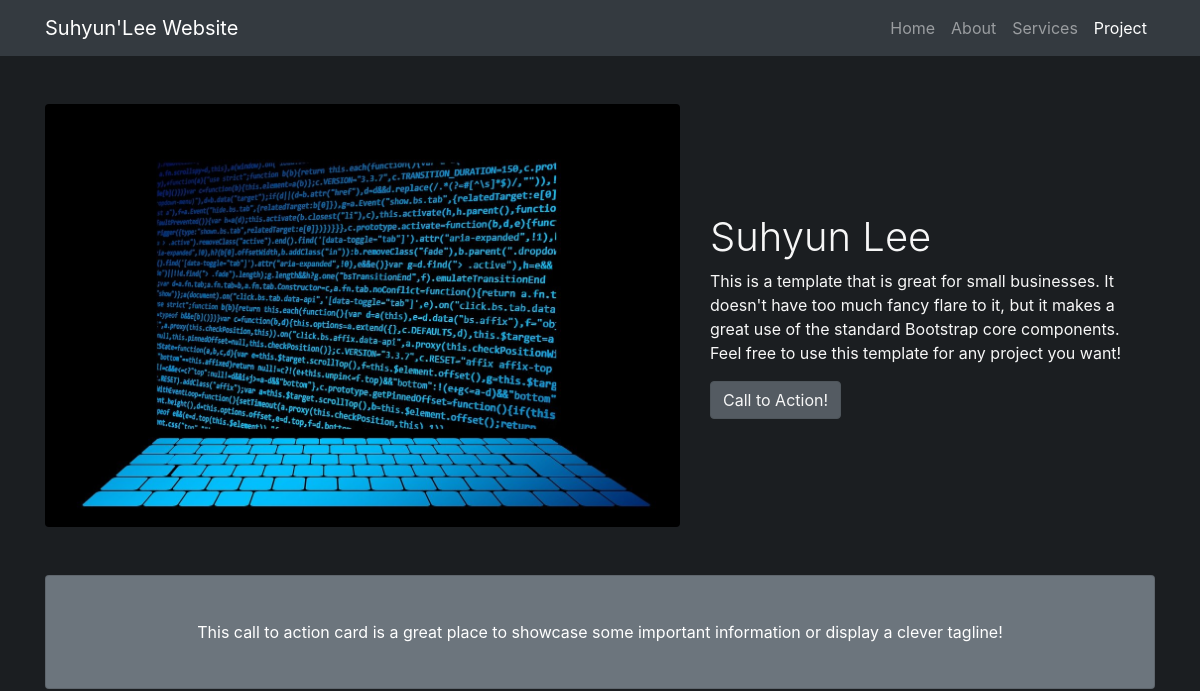
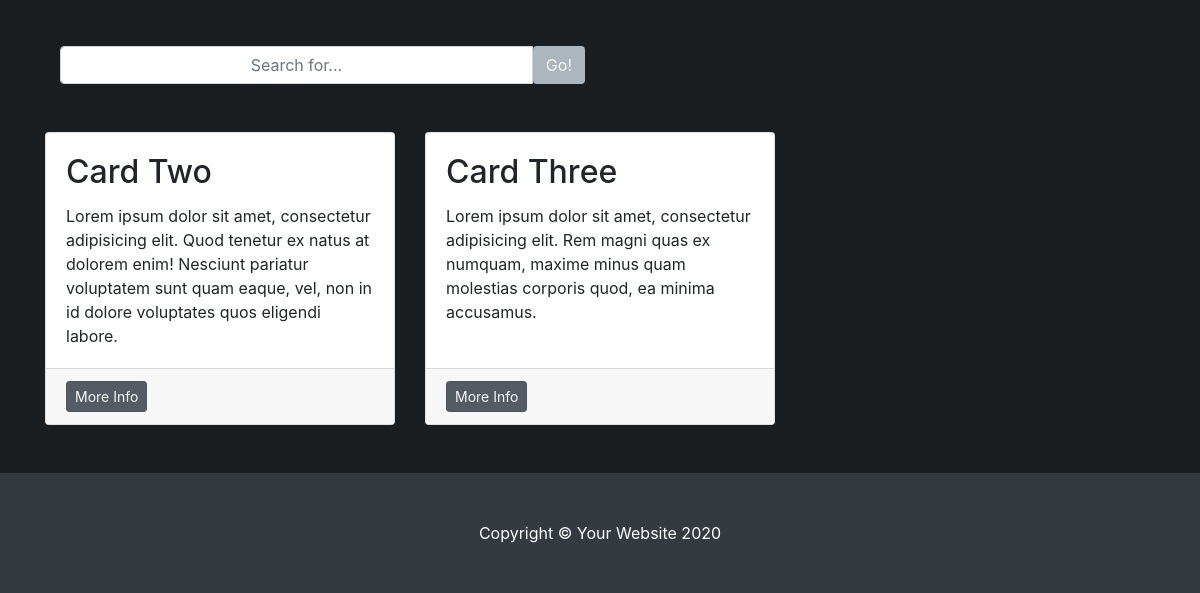
The app's page /posts/show/, older data (2 pictures, top to bottom).
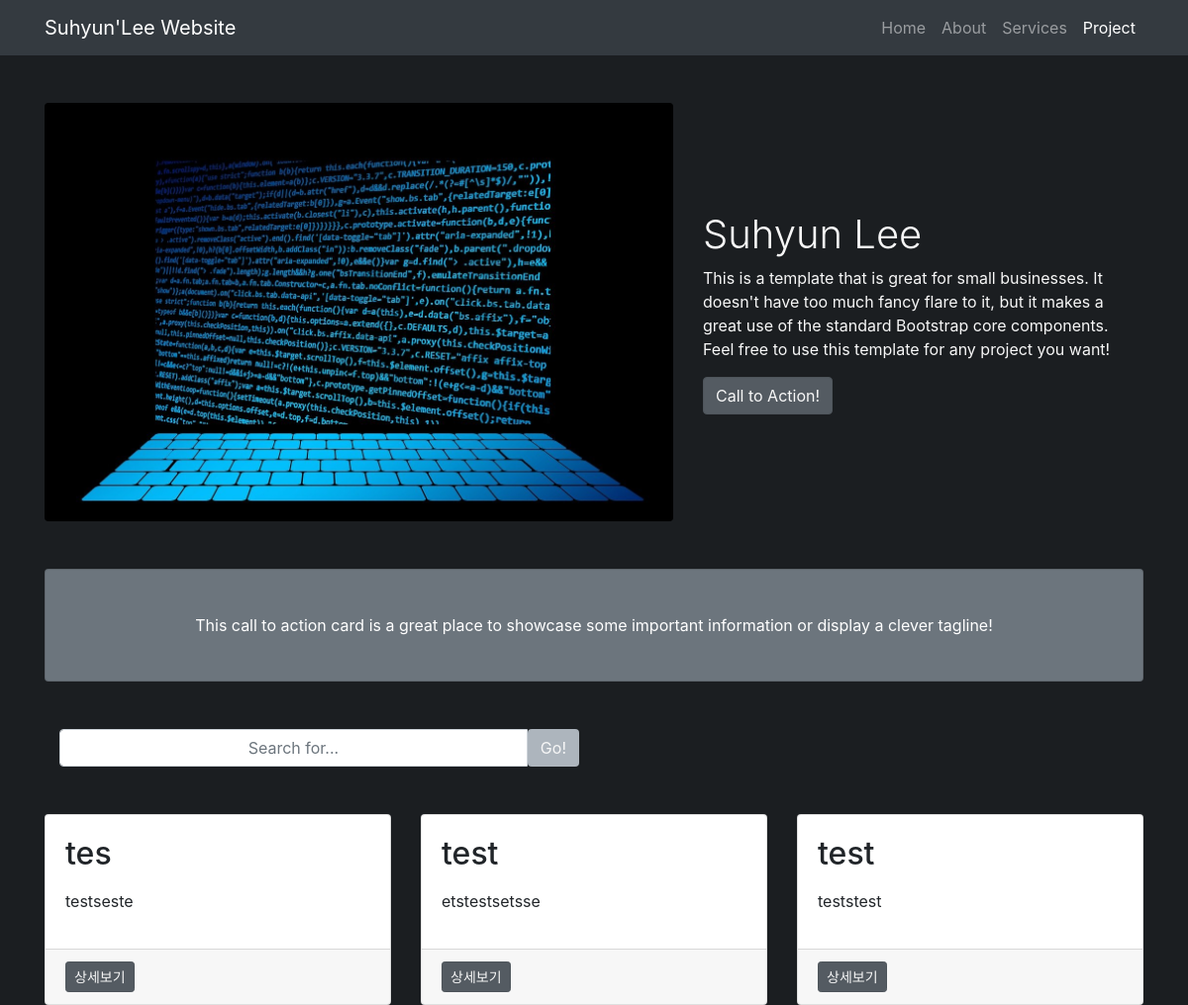
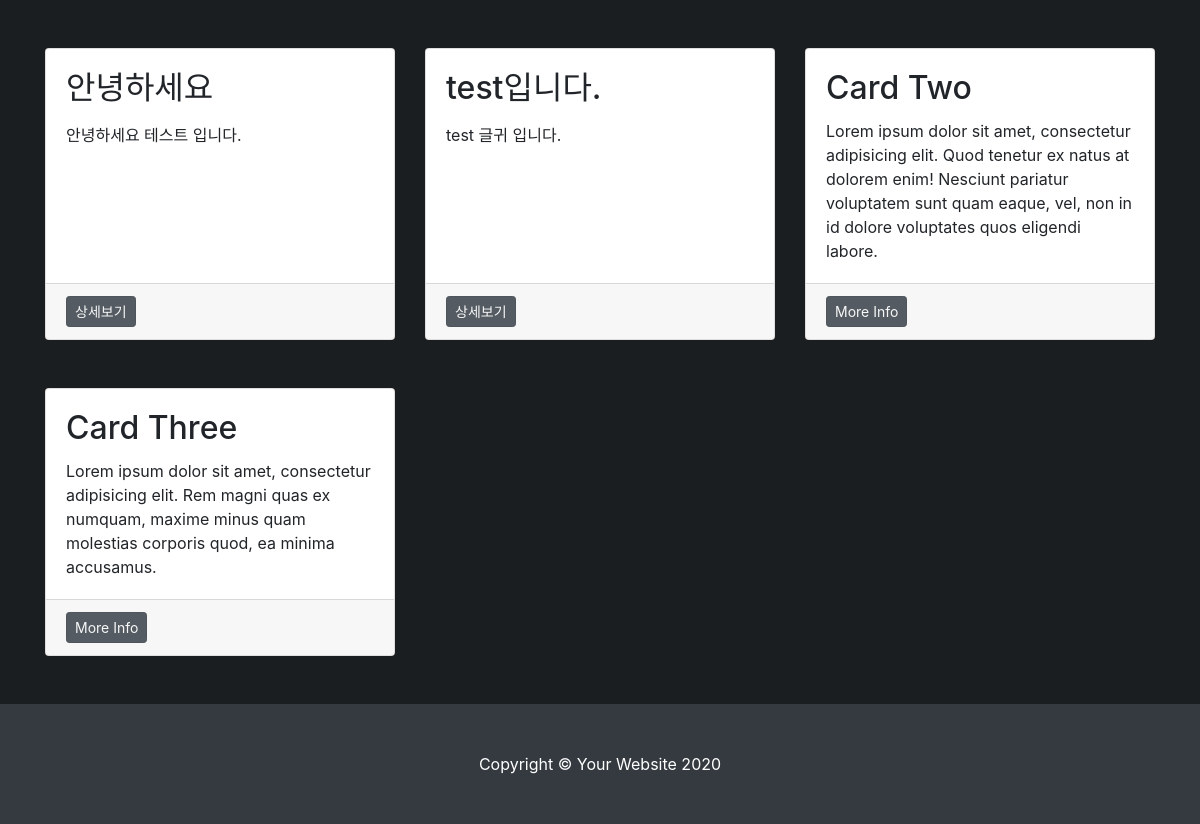
The same page, newer data (2 pictures, top to bottom).
### posts/models.py (models this page shows, shortened)
class Post(models.Model):
    class Meta:
        ordering = ['-created_at']
    POST_TYPE = [
        (0, "해킹"),
        (1, "개발"),
        (2, "보안"),
        (3, "책")
    ]
    title = models.CharField(max_length=200, verbose_name="제목")
    content = models.TextField(verbose_name="내용")
    image = models.ImageField(upload_to='img', blank=True, verbose_name="대표이미지", default="img/bg3.jpg")
    created_at = models.DateTimeField(auto_now_add=True, verbose_name="등록시간")
    updated_at = models.DateTimeField(auto_now=True, verbose_name="업데이트시간")
    _type = models.PositiveSmallIntegerField(choices=POST_TYPE, verbose_name="게시글타입")
    def get_absolute_url(self):
        return reverse('posts:detail', args=[self.pk])

### posts/views.py (the view)
# urls.py: path('show/', show, name="show"),
def show(request):
    posts = Post.objects.order_by('-updated_at')
    post_sorted3 = []
    post_sorted2 = []
    post_sorted0 = []
    for post in posts:
        if post._type == 3:
            post_sorted3.append(post)
        elif post._type == 2:
            post_sorted2.append(post)
        elif post._type == 0:
            post_sorted0.append(post)
    context = {
        'posts': posts,
        'post_sorted3': post_sorted3,
        'post_sorted2': post_sorted2,
        'post_sorted0': post_sorted0,
    }
    return render(request, 'posts/show.html', context)

### posts/templates/posts/show.html (shortened to what this page needs)
{% load static %}
<!DOCTYPE html>
<html lang="en">
<head>
  <link href="{% static 'vendor/bootstrap/css/bootstrap.min.css' %}" rel="stylesheet">
  <link href="{% static 'css/small-business.css' %}" rel="stylesheet">
</head>
<body>
  <nav class="navbar navbar-expand-lg navbar-dark bg-dark fixed-top">
    <div class="container">
      <a class="navbar-brand" href="{% url 'posts:main' %}">Suhyun'Lee Website</a>
      <div class="collapse navbar-collapse" id="navbarResponsive">
        <ul class="navbar-nav ml-auto">
          <li class="nav-item">
            <a class="nav-link" href="{% url 'posts:main' %}">Home
            </a>
          </li>
          <li class="nav-item">
            <a class="nav-link" href="#">About</a>
          </li>
          <li class="nav-item">
            <a class="nav-link" href="{% url 'posts:service' %}">Services</a>
          </li>
          <li class="nav-item active">
            <a class="nav-link" href="{% url 'posts:show' %}">Project</a>
          </li>
        </ul>
      </div>
    </div>
  </nav>
  <div class="container">
    <div class="row align-items-center my-5">
      <div class="col-lg-7">
        <img class="img-fluid rounded mb-4 mb-lg-0" src="../../../media/img/bg3.jpg" alt="">
      </div>
      <div class="col-lg-5">
        <h1 class="font-weight-light" style="color: #f7f7f7">Suhyun Lee</h1>
        <p style="color: #f7f7f7">This is a template that is great for small businesses. It doesn't have too much fancy flare to it, but it makes a great use of the standard Bootstrap core components. Feel free to use this template for any project you want!</p>
        <a class="btn btn-primary" href="#" style="color: #f7f7f7; background-color: #545b62; border-color: #4e555b;">Call to Action!</a>
      </div>
    </div>
    <div class="card text-white bg-secondary my-5 py-4 text-center">
      <div class="card-body">
        <p class="text-white m-0">This call to action card is a great place to showcase some important information or display a clever tagline!</p>
      </div>
    </div>
    <div class="col-lg-6">
        <div class="input-group" style="text-align: center;" >
          <input type="text" class="form-control" placeholder="Search for..." style="text-align: center;">
          <span class="input-group-btn">
            <button class="btn btn-default" type="button" style="background-color:#adb5bd; color:#f7f7f7 ">Go!</button>
          </span>
        </div>
    </div>
    <br>
    <br>
    <div class="row">
      {% for post in posts %}
              <div class="col-md-4 mb-5">
                <div class="card h-100">
                  <div class="card-body">
                    <h2 class="card-title">{{ post.title }}</h2>
                    <p class="card-text">{{ post.content|safe |slice:'20' }}</p>
                  </div>
                  <div class="card-footer">
                    <a href="{{ post.get_absolute_url }}" class="btn btn-primary btn-sm" style="color: #f7f7f7; background-color: #545b62; border-color: #4e555b;">상세보기</a>
                  </div>
                </div>
              </div>
      {% endfor %}
      <div class="col-md-4 mb-5">
        <div class="card h-100">
          <div class="card-body">
            <h2 class="card-title">Card Two</h2>
            <p class="card-text">Lorem ipsum dolor sit amet, consectetur adipisicing elit. Quod tenetur ex natus at dolorem enim! Nesciunt pariatur voluptatem sunt quam eaque, vel, non in id dolore voluptates quos eligendi labore.</p>
          </div>
          <div class="card-footer">
            <a href="#" class="btn btn-primary btn-sm" style="color: #f7f7f7; background-color: #545b62; border-color: #4e555b;">More Info</a>
          </div>
        </div>
      </div>
      <div class="col-md-4 mb-5">
        <div class="card h-100">
          <div class="card-body">
            <h2 class="card-title">Card Three</h2>
            <p class="card-text">Lorem ipsum dolor sit amet, consectetur adipisicing elit. Rem magni quas ex numquam, maxime minus quam molestias corporis quod, ea minima accusamus.</p>
          </div>
          <div class="card-footer">
            <a href="#" class="btn btn-primary btn-sm" style="color: #f7f7f7; background-color: #545b62; border-color: #4e555b;">More Info</a>
          </div>
        </div>
      </div>
    </div>
  </div>
  <footer class="py-5 bg-dark">
    <div class="container">
      <p class="m-0 text-center text-white">Copyright &copy; Your Website 2020</p>
    </div>
  </footer>
</body>
</html>

### FreelancerSite/static/css/small-business.css (style rules this page uses)
body { padding-top: 56px; background-color: #1b1e21; }

Row changes from the older to the newer data that the page shows:
added Post: title "tes", content "testseste"
added Post: title "test", content "etstestsetsse"
added Post: title "test", content "teststest"
added Post: title "안녕하세요", content "안녕하세요 테스트 입니다."
added Post: title "test입니다.", content "test 글귀 입니다."
